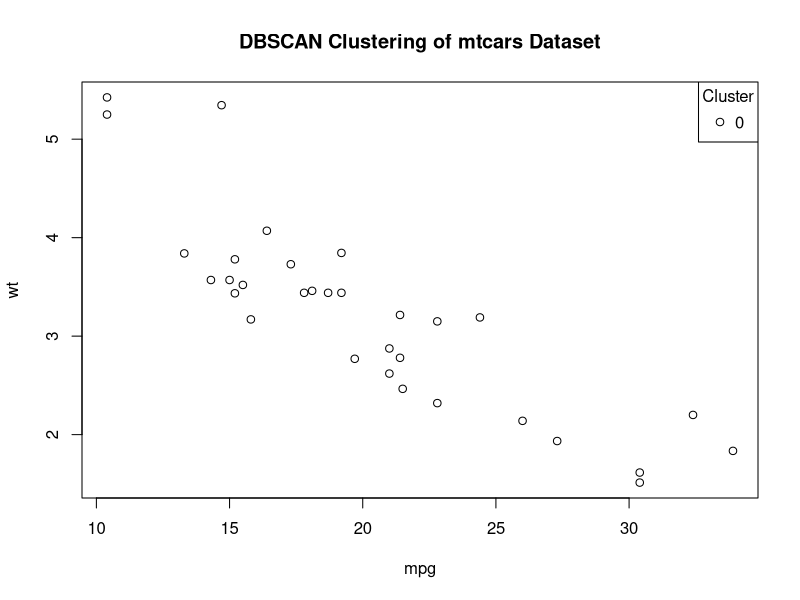

Reproduce this figure in R.
library(fpc)
library(cluster)
library(datasets)
data("mtcars")


# Select features for clustering
features <- c("mpg", "wt")  # Adjust features as needed
data_attributes <- mtcars[, features]

# Compute distance matrix
dist_matrix <- dist(data_attributes)

# Perform DBSCAN clustering
dbscan_result <- dbscan(data_attributes, eps = 0.3, MinPts = 5)  # Adjust eps and MinPts

# Visualize DBSCAN clusters on a scatter plot
plot(data_attributes, col = dbscan_result$cluster + 1, 
     main = "DBSCAN Clustering of mtcars Dataset",
     xlab = features[1], 
     ylab = features[2])
legend("topright", legend = unique(dbscan_result$cluster), col = unique(dbscan_result$cluster) + 1, pch = 1, title = "Cluster")
